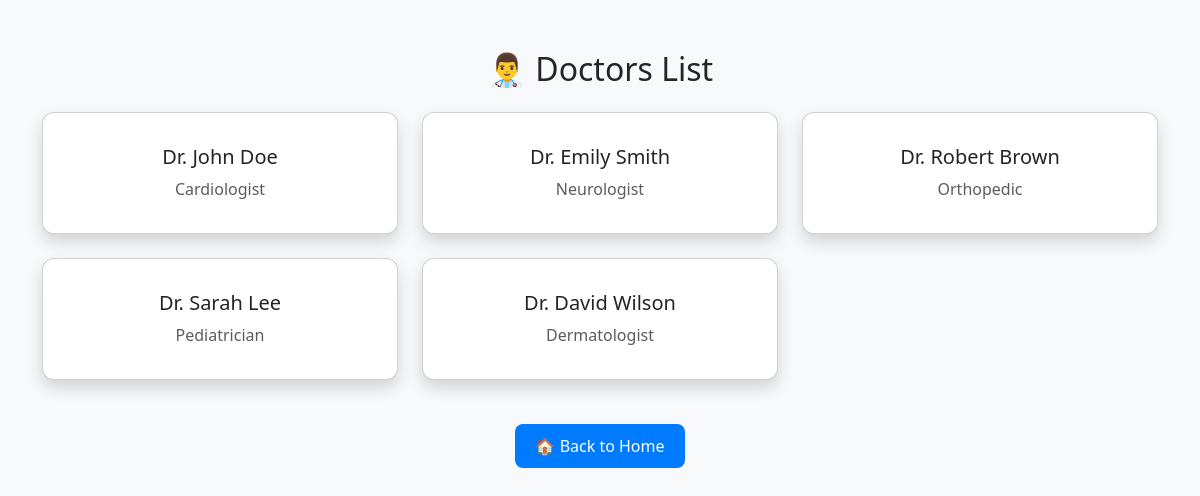
The app's page /doctors/ with its own data.
### hospital/models.py (models this page shows, shortened)
class Doctor(models.Model):
    name = models.CharField(max_length=100)  # String field (max 100 characters)
    specialization = models.CharField(max_length=100)  # Specialization (e.g., Cardiologist)
    phone = models.CharField(max_length=15)  # Phone number field
    email = models.EmailField(unique=True)  # Email (must be unique)

### hospital/views.py (the view)
# urls.py: path('doctors/', views.doctor_list, name='doctor_list'),
def doctor_list(request):
    doctors = Doctor.objects.all()  # Fetch all doctors
    return render(request, 'hospital/doctor_list.html', {'doctors': doctors})

### hospital/templates/hospital/doctor_list.html (shortened to what this page needs)
<!DOCTYPE html>
<html lang="en">
<head>
    <link href="https://cdn.jsdelivr.net/npm/bootstrap@5.3.0/dist/css/bootstrap.min.css" rel="stylesheet">
</head>
<body>
    <div class="container">
        <h2 class="text-center mb-4">👨‍⚕️ Doctors List</h2>
        <div class="row">
            {% for doctor in doctors %}
                <div class="col-md-4 mb-4">
                    <div class="card shadow p-3">
                        <div class="card-body text-center">
                            <h5 class="card-title">{{ doctor.name }}</h5>
                            <p class="card-text text-muted">{{ doctor.specialization }}</p>
                        </div>
                    </div>
                </div>
            {% empty %}
                <p class="text-center text-muted">No doctors available.</p>
            {% endfor %}
        </div>
        <div class="text-center">
            <a href="{% url 'home' %}" class="btn-back">🏠 Back to Home</a>
        </div>
    </div>
</body>
</html>

### hospital/templates/hospital/doctor_list.html (style rules this page uses)
body { background-color: #f8f9fa; }
.container { margin-top: 50px; }
.card { border-radius: 12px; transition: transform 0.3s ease-in-out; }
.btn-back { margin-top: 20px; background-color: #007bff; color: white; text-decoration: none; padding: 10px 20px; border-radius: 8px; display: inline-block; transition: 0.3s; }

### records on screen
Doctor: name "Dr. John Doe", specialization "Cardiologist"
Doctor: name "Dr. Emily Smith", specialization "Neurologist"
Doctor: name "Dr. Robert Brown", specialization "Orthopedic"
Doctor: name "Dr. Sarah Lee", specialization "Pediatrician"
Doctor: name "Dr. David Wilson", specialization "Dermatologist"
